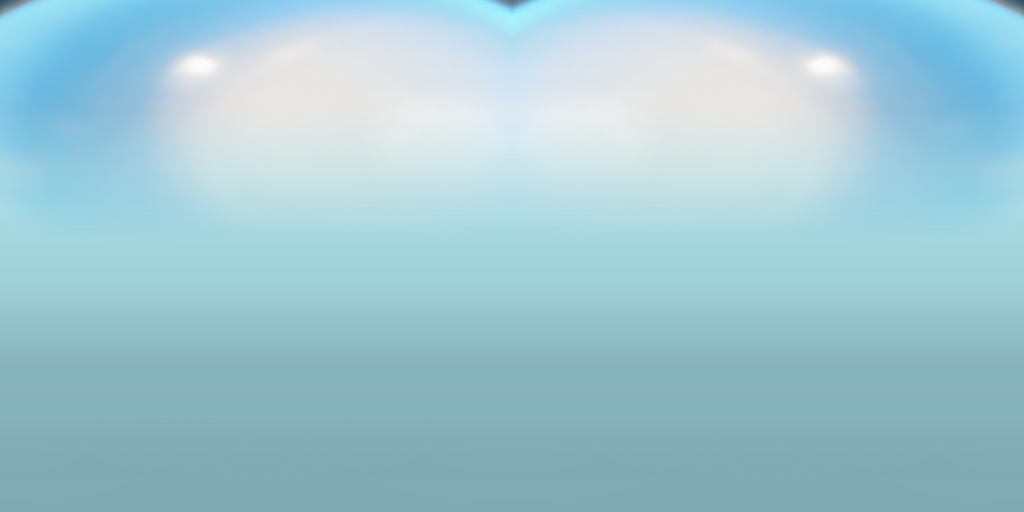
#> input picture textures/tex_uranus.jpg, 2048 x 1024 px (shown at 1/2 size)
$ python compose_uranus_texture.py textures/tex_uranus.jpg textures/tex_uranus.jpg
#> lines starting #> are read from the running program, lines starting #| are printed output that depends on the picture
"""
Soul Interface — Uranus texture compositor (one-time, already applied)

Builds Uranus's texture from a REAL NASA/ESA/CSA JWST NIRCam photo instead
of procedural invention — Ricky tried a stylized painted version first
(bands + a swirl, in a made-up palette, then rebuilt on the real Solar
System Scope color gradient), but said it still didn't look meaningfully
different, and separately noted the plain Voyager-derived texture "looks
so bland, no texture." The real fix wasn't the palette or the exaggeration
— it's that Voyager's 1986 flyby data is genuinely almost featureless, so
no amount of enhancing it reveals real detail that isn't there (confirmed
numerically: the residual variation after removing the smooth gradient
has a standard deviation of ~0.35 out of 255 — just JPEG noise).

JWST's 2023 images are a different, much higher-fidelity source with
genuine real detail: a bright polar cap, subtle darker cloud structure, a
couple of real bright features. The key fact that makes this usable as a
texture at all: Uranus's ~98° axial tilt means its pole points almost
directly at Earth/JWST much of the time, so this photo is essentially a
pole-on disk view — the same situation as the Cassini hexagon photo used
for Saturn's pole (compose_saturn_texture.py). Extracts a verified-clean
crop of that disk and mirror-tiles it onto the north pole of the
equirectangular texture, extending further down-latitude than Saturn's
equivalent band so the real detail is actually visible in the default
(non-orbited) camera view, not just when looking directly at the pole.

Source: NASA/ESA/CSA JWST NIRCam image of Uranus, released April 2023.
https://science.nasa.gov/asset/webb/uranus-nircam-image/
(the "Unannotated, Full Res" PNG on that page)

This has already been run once — textures/tex_uranus.jpg (and the
Aion/Frontend/Code copy) already reflect its output. Verified wrapped on
the actual 3D sphere with lighting/bump mapping before finalizing — same
lesson as every other real-photo composite this project has done, the
flat texture preview alone is misleading.

Usage (if re-doing this from scratch):
  pip install pillow numpy
  Download the JWST NIRCam Uranus PNG from the NASA page above.
  Get a clean (never-enhanced) copy of textures/tex_uranus.jpg — re-run
  download_textures.py after temporarily removing the current file if
  needed, since the existing one already has this composite applied.
  python compose_uranus_texture.py <clean_uranus.jpg> <jwst_uranus.png>

If picking a different source photo, find the planet disk's center/radius
first, then verify any crop box is entirely inside the circle with
box.mean(axis=2).min() before using it — wandering into black background
outside the disk was the real bug both this and Saturn's composite hit on
the first attempt.
"""
import sys
import os
from PIL import Image, ImageFilter

OUT = os.path.join(os.path.dirname(os.path.abspath(__file__)), 'textures', 'tex_uranus.jpg')
W, H = 2048, 1024

# Disk center/radius measured directly from the specific JWST image linked
# above (1268x1268 source). Re-measure these for a different source image.
DISK_CX, DISK_CY = 647, 645


def vfeather(w, h, top, bottom):
    import numpy as np
    a = np.ones((h, w), dtype=np.float32)
    for y in range(h):
        v = 1.0
        if y < top: v = y / max(top, 1)
        elif y > h - bottom: v = (h - y) / max(bottom, 1)
        a[y, :] = max(0.0, min(1.0, v))
    return a


def make_alpha_img(arr):
    img = Image.fromarray((arr * 255).astype('uint8'), mode="L")
    return img.filter(ImageFilter.GaussianBlur(6))


def main():
    if len(sys.argv) != 3:
        print("Usage: python compose_uranus_texture.py <clean_uranus.jpg> <jwst_uranus.png>")
        sys.exit(1)
    clean_path, jwst_path = sys.argv[1], sys.argv[2]

    # Crop verified (via box.mean(axis=2).min() > 0, no black background)
    # to stay entirely inside the disk's circle.
    jwst = Image.open(jwst_path).convert("RGB")
#> jwst is the input picture: PIL image 2048x1024 RGB; mean R, G, B 159.8, 200, 209.8
    disk_crop = jwst.crop((DISK_CX - 170, DISK_CY - 190, DISK_CX + 170, DISK_CY + 150))
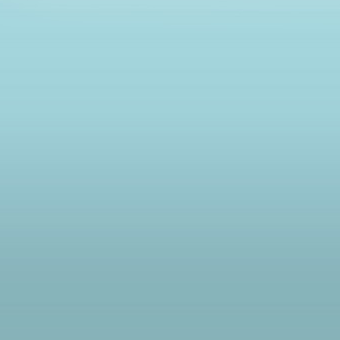
#> disk_crop: PIL image 340x340 RGB; mean R, G, B 150.7, 197, 204.1

    base = Image.open(clean_path).convert("RGB").resize((W, H), Image.BICUBIC)
    result = base.convert("RGBA")

    N_TILES = 2
    tile_w = W // N_TILES
    pole_band_h = int(H * 0.48)  # extends well past the pole so real detail shows in the default camera view

    tile = disk_crop.resize((tile_w, pole_band_h), Image.LANCZOS)
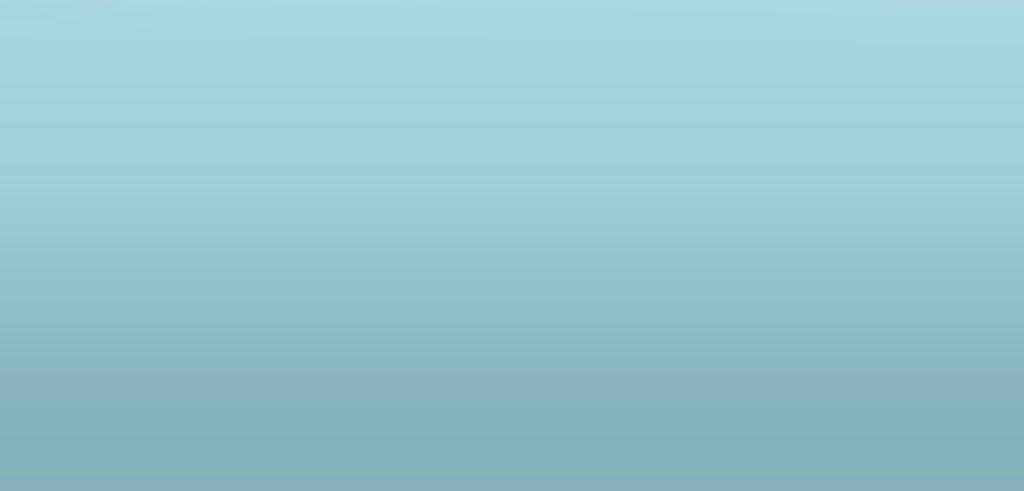
#> tile: PIL image 1024x491 RGB; mean R, G, B 150.7, 197, 204.2
    tile_mirror = tile.transpose(Image.FLIP_LEFT_RIGHT)

    pole_strip = Image.new("RGB", (W, pole_band_h))
#> pole_strip: PIL image 2048x491 RGB; every value is 0
    for i in range(N_TILES):
        t = tile if i % 2 == 0 else tile_mirror
        pole_strip.paste(t, (i * tile_w, 0))
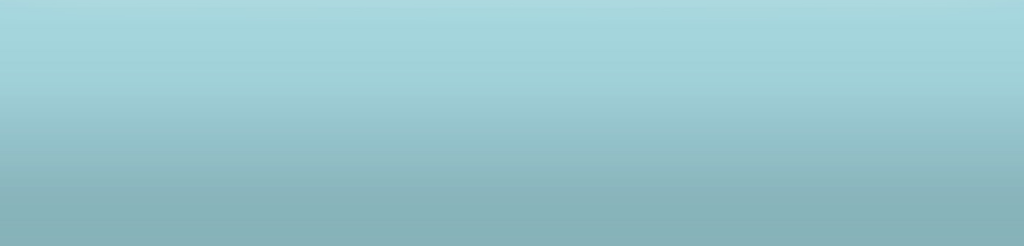
#> pole_strip: PIL image 2048x491 RGB (shown at 1/2 size); mean R, G, B 150.7, 197, 204.2

    alpha = vfeather(W, pole_band_h, top=0, bottom=int(pole_band_h * 0.55))
    pole_rgba = pole_strip.convert("RGBA")
    pole_rgba.putalpha(make_alpha_img(alpha))
#> in make_alpha_img, `img = Image.fromarray((arr * 255).astype('uint8'), mode="L")`:
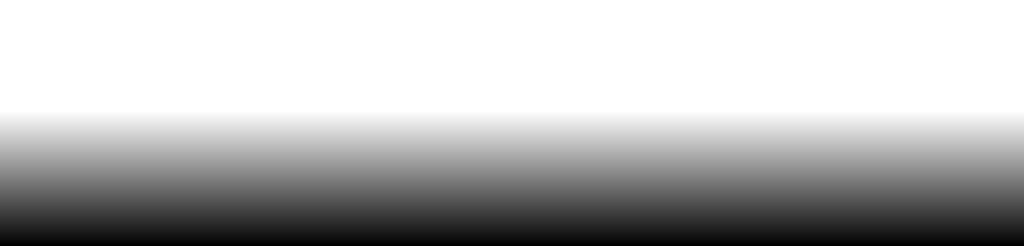
#> img: PIL image 2048x491 L (shown at 1/2 size); min 0, max 255, mean 184.9
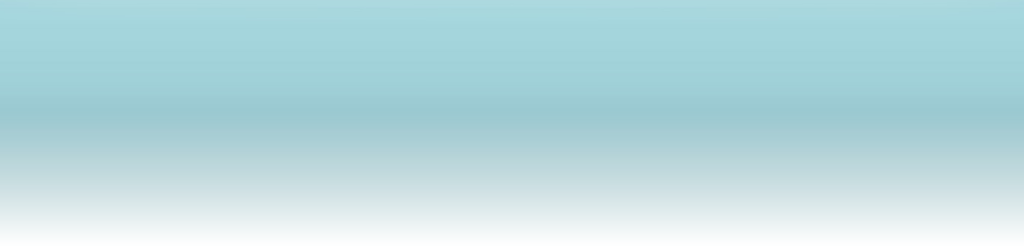
#> pole_rgba: PIL image 2048x491 RGBA (shown at 1/2 size); mean R, G, B, A 150.7, 197, 204.2, 184.9; transparent parts drawn white
    result.alpha_composite(pole_rgba, dest=(0, 0))
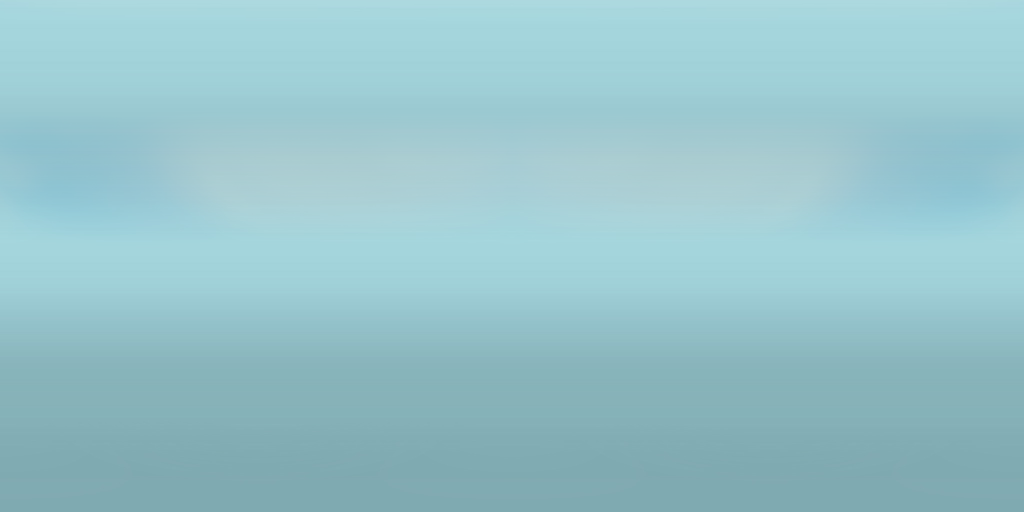
#> result: PIL image 2048x1024 RGBA (shown at 1/2 size); mean R, G, B, A 150.5, 195.5, 202.9, 255

    final = result.convert("RGB").filter(ImageFilter.GaussianBlur(1.0))
    final.save(OUT, quality=93)
    print("saved", OUT)


if __name__ == "__main__":
    main()
